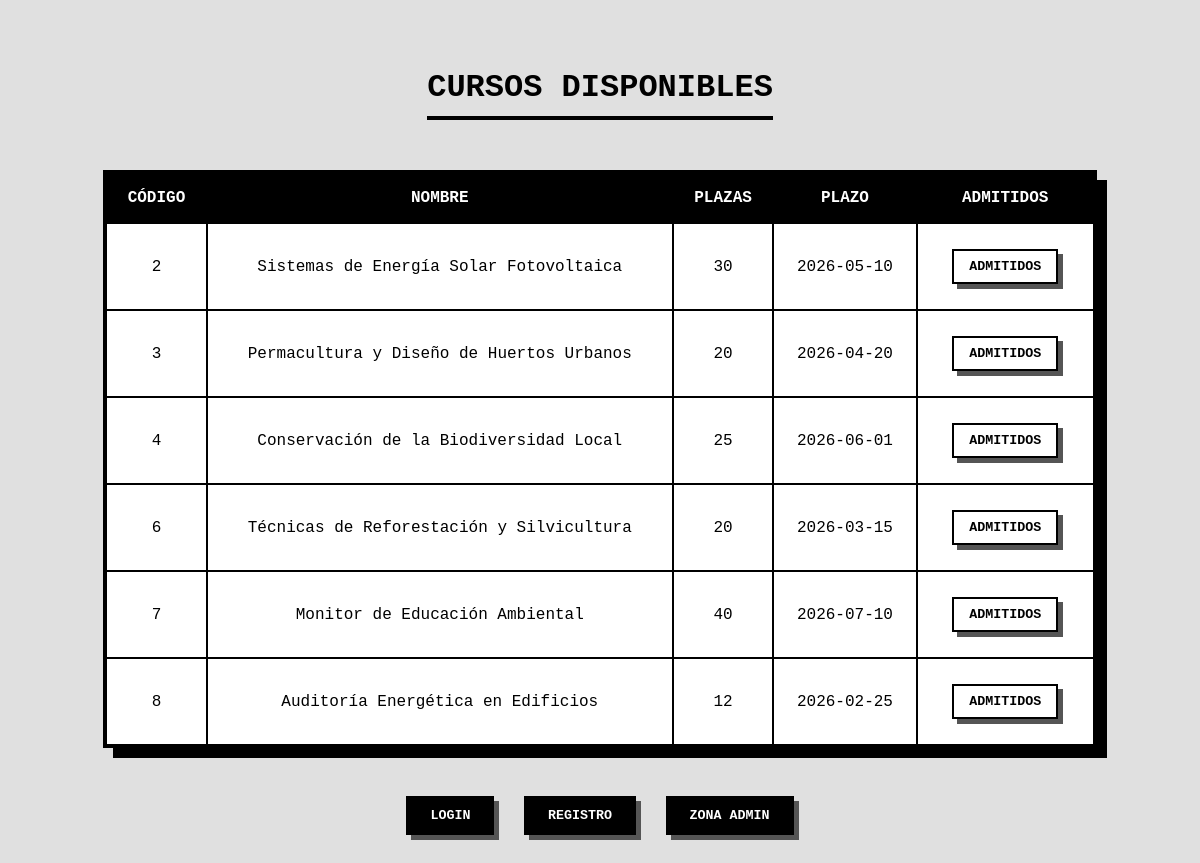
The page / on the database its author committed.
### tables this page shows
CREATE TABLE `cursos` (
  `codigo` smallint(6) NOT NULL,
  `nombre` varchar(50) NOT NULL DEFAULT '',
  `abierto` tinyint(1) NOT NULL DEFAULT 1,
  `numeroplazas` smallint(6) NOT NULL DEFAULT 20,
  `plazoinscripcion` date NOT NULL
);

### index.php (the view, shortened to what this page needs)
<!DOCTYPE html>
<html lang="en">
<head>
</head>
<body>
    <h1>Cursos disponibles</h1>
    <?php
    $conexion = obtenerConexion();
    $sentencia = $conexion->prepare("SELECT * FROM cursos");
    echo "<table class='dynamic-table'>";
    echo "<thead>";
    echo "<tr>";
    echo "<th>Código</th>";
    echo "<th>Nombre</th>";
    echo "<th>Plazas</th>";
    echo "<th>Plazo</th>";
    echo "<th>Admitidos</th>";
    echo "</thead>";
    echo "<tbody>";
    $fecha = new DateTime('2026-02-03');
    $hoy = $fecha->format("Y-m-d");
    $sentencia->execute();
    while ($fila = $sentencia->fetch(PDO::FETCH_ASSOC)) {
        if (($fila['abierto']) == 1 && ($fila['plazoinscripcion'] >= $hoy) && !($fila['numeroplazas'] <= 0)) {
            echo "<tr>";
            echo "<td>" . $fila['codigo'] . "</td>";
            echo "<td>" . $fila['nombre'] . "</td>";
            echo "<td>" . $fila['numeroplazas'] . "</td>";
            echo "<td>" . $fila['plazoinscripcion'] . "</td>";
            echo "<td><a href='listaAdmitidos.php?id={$fila['codigo']}'><button class='admitidos'>Admitidos</button></a></td>";
            echo "</tr>";
        }
    }
    echo "</tbody></table>";
    ?>
    <br>
    <a href="login.php"><button>LOGIN</button></a>
    <a href="inscripcion.php"><button>REGISTRO</button></a>
    <a href="admin.php"><button>ZONA ADMIN</button></a>
</body>
</html>

### index.php (style rules this page uses)
body { font-family: 'Courier New', Courier, monospace; background-color: #e0e0e0; color: #000; padding: 40px; text-align: center; }
h1 { color: #000; margin-bottom: 30px; text-transform: uppercase; border-bottom: 4px solid #000; display: inline-block; padding-bottom: 10px; }
.dynamic-table { margin: 20px auto; border-collapse: collapse; width: 90%; max-width: 1000px; background-color: #fff; border: 4px solid #000; box-shadow: 10px 10px 0px #000; }
.admitidos { background-color: #fff; color: #000; padding: 8px 15px; border: 2px solid #000; font-weight: bold; text-transform: uppercase; cursor: pointer; font-family: inherit; }
.dynamic-table thead { background-color: #000; color: white; text-transform: uppercase; }
.dynamic-table th, .dynamic-table td { padding: 15px; text-align: center; border: 2px solid #000; }
button { margin: 10px; background-color: #000; color: white; padding: 12px 24px; border: none; font-weight: bold; text-transform: uppercase; cursor: pointer; font-family: inherit; box-shadow: 5px 5px 0px #555; transition: transform 0.1s; }
a { text-decoration: none; }

### rows shown on the page
cursos: codigo "2", nombre "Sistemas de Energía Solar Fotovoltaica", numeroplazas "30", plazoinscripcion "2026-05-10"
cursos: codigo "3", nombre "Permacultura y Diseño de Huertos Urbanos", numeroplazas "20", plazoinscripcion "2026-04-20"
cursos: codigo "4", nombre "Conservación de la Biodiversidad Local", numeroplazas "25", plazoinscripcion "2026-06-01"
cursos: codigo "6", nombre "Técnicas de Reforestación y Silvicultura", numeroplazas "20", plazoinscripcion "2026-03-15"
cursos: codigo "7", nombre "Monitor de Educación Ambiental", numeroplazas "40", plazoinscripcion "2026-07-10"
cursos: codigo "8", nombre "Auditoría Energética en Edificios", numeroplazas "12", plazoinscripcion "2026-02-25"
